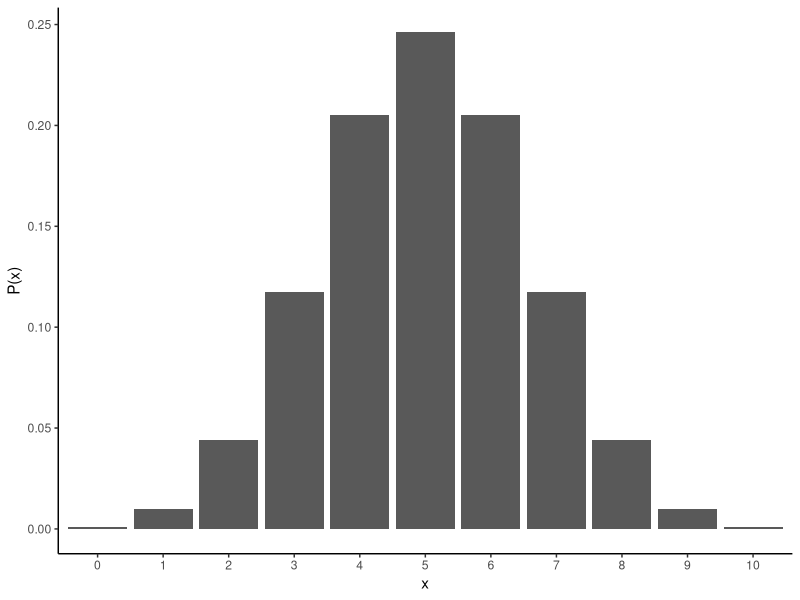
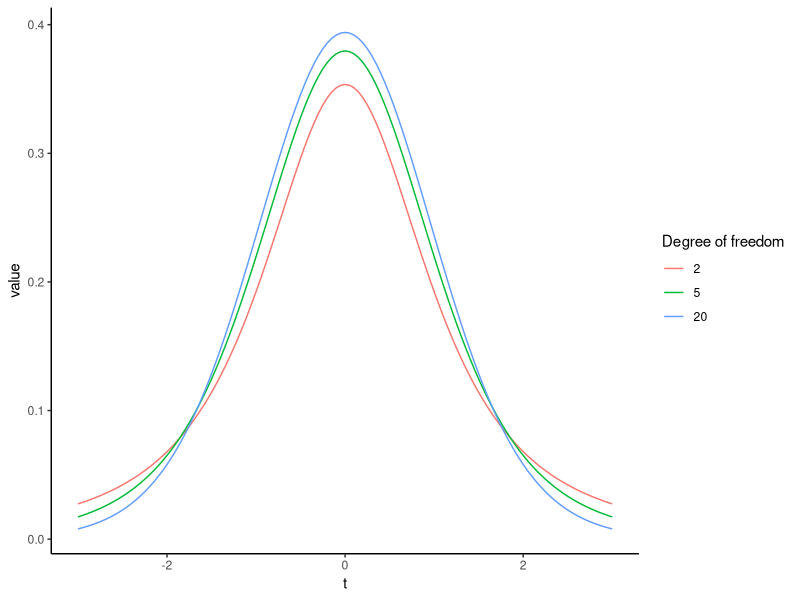

Write R code to recreate these figures, in order.
## ---- chunk 1
knitr::opts_chunk$set(echo = TRUE)
library(ggplot2)
library(knitr)
library(patchwork)
library(pwr)
set.seed(1234)
## ---- chunk 2

plot = data.frame(x=0:10, p=dbinom(x=0:10, size=10, prob=0.5))

ggplot2::ggplot() + 
  ggplot2::geom_bar(data=plot, aes(x=factor(x), y=p), stat="identity") + 
  labs(y = "P(x)", x ="x") + 
  theme_classic()
## ---- chunk 3
d = data.frame(x=0:10, p_x =dbinom(x=0:10, size=10, prob=0.5))
d
## ---- chunk 4
d$p_x[1] + d$p_x[2] + d$p_x[3] + d$p_x[9] + d$p_x[10] + d$p_x[11]
## ---- chunk 5

binom.test(x = 2, n = 10, p = 0.5) #出てくる結果はデフォルトで両側検定になる。

## ---- chunk 6
set.seed(1)
Value = c(rnorm(n = 10, mean = 0, sd = 1), rnorm(n = 10, mean = 1, sd = 1))
Group = c(rep("A", 10), rep("B", 10))
sample_data = data.frame(Group = Group, Value = Value)

head(sample_data)

## ---- chunk 7

tapply(sample_data$Value, sample_data$Group, mean) #グループごとに平均を求める
tapply(sample_data$Value, sample_data$Group, sd) #グループごとに標準偏差を求める

## ---- chunk 8

x = seq(-3, 3, 0.05)
y_t2 = dt(x = x, df = 2) #自由度2のt分布
y_t5 = dt(x = x, df = 5) #自由度5のt分布
y_t20 = dt(x = x, df = 20) #自由度20のt分布

dat_t2 = data.frame(df = 2,x = x, y = y_t2)
dat_t5 = data.frame(df = 5,x = x, y = y_t5)
dat_t20 = data.frame(df = 20,x = x, y = y_t20)

dat_t = rbind(dat_t2, dat_t5, dat_t20)

p = ggplot2::ggplot() + 
  ggplot2::geom_line(data = dat_t, aes(x = x, y = y, color = factor(df))) + 
  ggplot2::labs(x = "t", y = "value", color = "Degree of freedom") +
  ggplot2::theme_classic()
p

## ---- chunk 9

t.test(data = sample_data, Value ~ Group) #dataにデータの名前、比較の対象となる変数~グループを意味する変数とうかたちで入力すると結果が出力される。

## ---- chunk 10

A = c(38, 53, 61, 27, 54, 55, 44, 45, 44, 41)
B = c(48, 40, 43, 56, 69, 53, 47, 41, 42, 91)
Value = c(A, B)
Treatment = c(rep("A", 10), rep("B", 10))
sample = data.frame(Treatment = Treatment, Value = Value)

str(sample)
